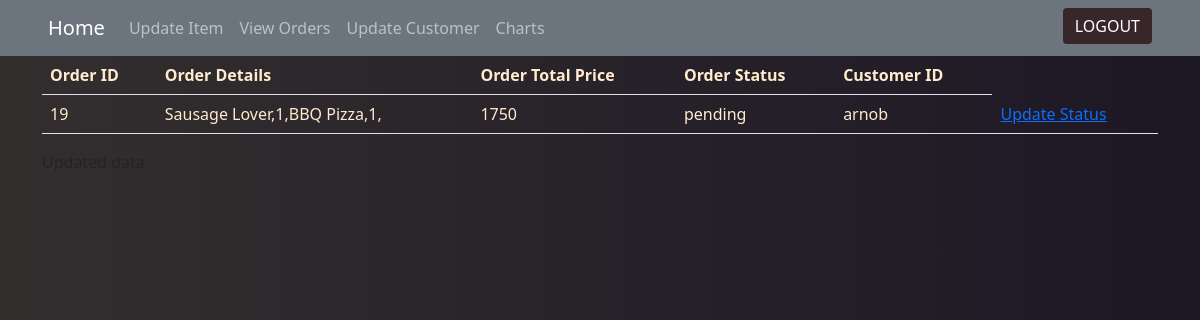
/view_order.php?order_id=19, run on the app's committed database.
### tables this page shows
CREATE TABLE `order_tbl` (
  `order_id` int(7) NOT NULL,
  `order_details` varchar(255) NOT NULL,
  `order_total` int(7) NOT NULL,
  `order_status` varchar(50) NOT NULL,
  `customer_id` varchar(50) NOT NULL
);

### view_order.php (the view, shortened to what this page needs)
<?php
include "conn.php";
?>
<html lang="en">
<head>
    <link href="https://cdn.jsdelivr.net/npm/bootstrap@5.1.3/dist/css/bootstrap.min.css" rel="stylesheet">
    <link rel="stylesheet" href="style.css">
</head>
<body>
    <section id='navbar'>
        <nav class="sb-topnav navbar navbar-expand navbar-dark bg-secondary">
            <a class="navbar-brand ps-5" href="admin_dashboard.php">Home</a>
            <div class="collapse navbar-collapse" id="navbarNav">
                <ul class="navbar-nav">
                    <li class="nav-item">
                        <a class="nav-link" href="admin_item_update.php">Update Item</a>
                    </li>
                    <li class="nav-item">
                        <a class="nav-link" href="view_order.php">View Orders</a>
                    </li>
                    <li class="nav-item">
                        <a class="nav-link" href="admin_customer_update.php">Update Customer</a>
                    </li>
                    <li class="nav-item">
                        <a class="nav-link " href="admin_view_charts.php">Charts</a>
                    </li>
                    <ul class="navbar-nav ml-auto ">
                        <li class="nav-item position-absolute end-0 pe-5">
                            <a href="logout.php"><button class=" btn" id='logout-btn'>LOGOUT</button></a>
                        </li>
                    </ul>
                </ul>
            </div>
        </nav>
    </section>
    <div class="container">
        <table id='admin-table' class='table'>
            <?php
            $sql = "SELECT * FROM order_tbl WHERE order_status='pending'";
            $result = mysqli_query($conn, $sql);
            $data = mysqli_fetch_all($result);
            if (mysqli_num_rows($result) > 0) {
                echo            '<tr>
                <th>Order ID</th>
                <th>Order Details</th>
                <th>Order Total Price</th>
                <th>Order Status</th>
                <th>Customer ID</th>
            </tr>';
                for ($i = 0; $i < sizeof($data); $i++) {
                    echo '<tr>';
                    echo '<td>' . $data[$i][0] . '</td>';
                    echo '<td>' . $data[$i][1] . '</td>';
                    echo '<td>' . $data[$i][2] . '</td>';
                    echo '<td>' . $data[$i][3] . '</td>';
                    echo '<td>' . $data[$i][4] . '</td>';
                    echo '<td><a href="view_order.php?order_id=' . $data[$i][0] . '">Update Status</a></td>';
                    echo '</tr>';
                }
            } else {
                echo '<h1 style"color:antiquewhite">No Order at queue</h1>';
            }
            ?>
        </table>
    </div>
</body>
</html>

### style.css (style rules this page uses)
body { background-image: linear-gradient(to right, rgba(255, 230, 230, 0.2), rgba(142, 117, 181, 0.2)); background-color: black; }
.table { color:blanchedalmond }
#logout-btn { border: none; background: rgb(57 38 43); color:white; float:right; }
::placeholder { color: rgb(212, 160, 160); opacity: 1; }

### data on the page
order_tbl: order_id "19", order_details "Sausage Lover,1,BBQ Pizza,1,", order_total "1750", order_status "pending", customer "arnob"
